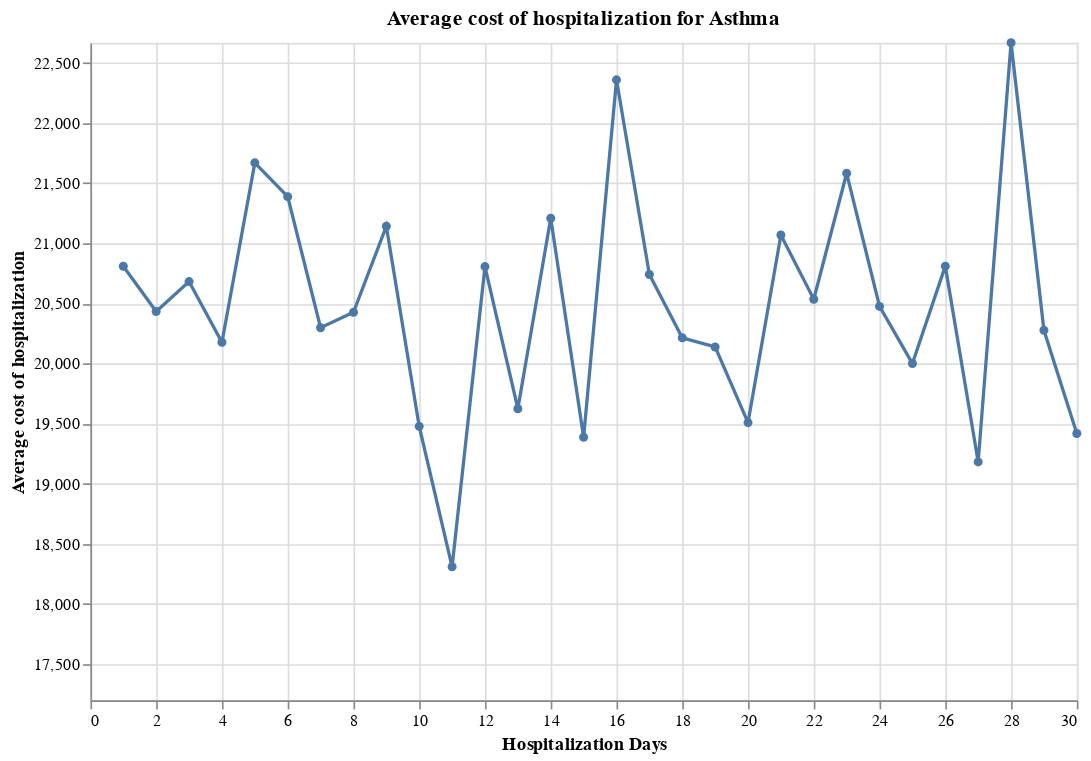

Source (notebook cell):
### Code cell
#Calcular el gasto promedio por estancia hospitalaria

total_billing_amount = int(df_asthma['Billing Amount'].sum())

# Calculamos el promedio de los valores en la columna "Billing Insurance" para los registros con "Asthma"
average_billing_amount = int(df_asthma['Billing Amount'].mean())

#Calculamos el tiempo de estancia promedio de un paciente con Asma

average_hospitalization_days_asthma = df_asthma['Hospitalization Days'].mean()

# Crea la gráfica lineal con Altair

# Agrupa por número de días de hospitalización y calcula el costo promedio
average_cost_by_days_asthma = df_asthma.groupby('Hospitalization Days')['Billing Amount'].mean().reset_index()

# Definir el valor mínimo de costo para mostrar en la gráfica, por ejemplo, $500
min_cost = 17200

# Filtrar los datos para asegurarse de incluir solo los valores a partir de la cifra deseada
filtered_data = average_cost_by_days_asthma[average_cost_by_days_asthma['Billing Amount'] >= min_cost]

# Crear la gráfica lineal con Altair con un eje Y que comienza desde el costo mínimo especificado
chart = alt.Chart(filtered_data).mark_line(point=True).encode(
    x=alt.X('Hospitalization Days', title='Hospitalization Days'),
    y=alt.Y('Billing Amount', title='Average cost of hospitalization', scale=alt.Scale(domain=(min_cost, filtered_data['Billing Amount'].max()))),
    tooltip=['Hospitalization Days', 'Billing Amount']
).properties(
    title=f'Average cost of hospitalization for Asthma',
    width=600,
    height=400
)

print(f'Average days of hospitalization for patients with Asthma: {average_hospitalization_days_asthma:.2f} days')
print(f'Average cost of hospitalization for asthma: {average_billing_amount}')

chart

### Figure 1 — Vega-Lite specification as saved in the notebook (floating-point values rounded to 4 significant figures)
{"config": {"view": {"continuousWidth": 400, "continuousHeight": 300}}, "data": {"name": "data-180b2a5a14a496951859cffcab063cdb"}, "mark": {"type": "line", "point": true}, "encoding": {"tooltip": [{"field": "Hospitalization Days", "type": "quantitative"}, {"field": "Billing Amount", "type": "quantitative"}], "x": {"field": "Hospitalization Days", "title": "Hospitalization Days", "type": "quantitative"}, "y": {"field": "Billing Amount", "scale": {"domain": [17200, 22670.0]}, "title": "Average cost of hospitalization", "type": "quantitative"}}, "height": 400, "title": "Average cost of hospitalization for Asthma", "width": 600, "$schema": "https://vega.github.io/schema/vega-lite/v4.17.0.json", "datasets": {"data-180b2a5a14a496951859cffcab063cdb": [{"Hospitalization Days": 1, "Billing Amount": 20810.0}, {"Hospitalization Days": 2, "Billing Amount": 20430.0}, {"Hospitalization Days": 3, "Billing Amount": 20680.0}, {"Hospitalization Days": 4, "Billing Amount": 20180.0}, {"Hospitalization Days": 5, "Billing Amount": 21670.0}, {"Hospitalization Days": 6, "Billing Amount": 21390.0}, {"Hospitalization Days": 7, "Billing Amount": 20300.0}, {"Hospitalization Days": 8, "Billing Amount": 20430.0}, {"Hospitalization Days": 9, "Billing Amount": 21140.0}, {"Hospitalization Days": 10, "Billing Amount": 19480.0}, {"Hospitalization Days": 11, "Billing Amount": 18310.0}, {"Hospitalization Days": 12, "Billing Amount": 20810.0}, {"Hospitalization Days": 13, "Billing Amount": 19620.0}, {"Hospitalization Days": 14, "Billing Amount": 21210.0}, {"Hospitalization Days": 15, "Billing Amount": 19390.0}, {"Hospitalization Days": 16, "Billing Amount": 22360.0}, {"Hospitalization Days": 17, "Billing Amount": 20740.0}, {"Hospitalization Days": 18, "Billing Amount": 20210.0}, {"Hospitalization Days": 19, "Billing Amount": 20140.0}, {"Hospitalization Days": 20, "Billing Amount": 19510.0}, {"Hospitalization Days": 21, "Billing Amount": 21070.0}, {"Hospitalization Days": 22, "Billing Amount": 20540.0}, {"Hospitalization Days": 23, "Billing Amount": 21580.0}, {"Hospitalization Days": 24, "Billing Amount": 20480.0}, {"Hospitalization Days": 25, "Billing Amount": 20000.0}, {"Hospitalization Days": 26, "Billing Amount": 20810.0}, {"Hospitalization Days": 27, "Billing Amount": 19180.0}, {"Hospitalization Days": 28, "Billing Amount": 22670.0}, {"Hospitalization Days": 29, "Billing Amount": 20280.0}, {"Hospitalization Days": 30, "Billing Amount": 19420.0}]}}
